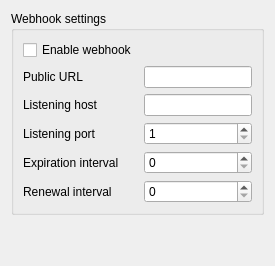
       <widget class="QWidget" name="tab_5">
        <attribute name="title">
         <string>Webhooks</string>
        </attribute>
        <layout class="QGridLayout" name="gridLayout">
         <item row="0" column="0">
          <widget class="QGroupBox" name="groupBox_9">
           <property name="toolTip">
            <string>&lt;html&gt;&lt;head/&gt;&lt;body&gt;&lt;p&gt;Refer to &lt;a href=&quot;https://github.com/abraunegg/onedrive/blob/master/docs/USAGE.md#use-webhook-to-subscribe-to-remote-updates-in-monitor-mode&quot;&gt;&lt;span style=&quot; text-decoration: underline; color:#5e81ac;&quot;&gt;webhook documentation&lt;/span&gt;&lt;/a&gt; for more details. &lt;/p&gt;&lt;/body&gt;&lt;/html&gt;</string>
           </property>
           <property name="title">
            <string>Webhook settings</string>
           </property>
           <layout class="QFormLayout" name="formLayout_2">
            <item row="1" column="0">
             <widget class="QLabel" name="label_webhook_public_url">
              <property name="text">
               <string>Public URL</string>
              </property>
             </widget>
            </item>
            <item row="1" column="1">
             <widget class="QLineEdit" name="lineEdit_webhook_public_url"/>
            </item>
            <item row="2" column="0">
             <widget class="QLabel" name="label_webhook_listening_host">
              <property name="text">
               <string>Listening host</string>
              </property>
             </widget>
            </item>
            <item row="2" column="1">
             <widget class="QLineEdit" name="lineEdit_webhook_listening_host"/>
            </item>
            <item row="3" column="0">
             <widget class="QLabel" name="label_webhook_listening_port">
              <property name="text">
               <string>Listening port</string>
              </property>
             </widget>
            </item>
            <item row="3" column="1">
             <widget class="QSpinBox" name="spinBox_webhook_listening_port">
              <property name="minimum">
               <number>1</number>
              </property>
              <property name="maximum">
               <number>65353</number>
              </property>
             </widget>
            </item>
            <item row="4" column="0">
             <widget class="QLabel" name="label_webhook_expiration_interval">
              <property name="text">
               <string>Expiration interval</string>
              </property>
             </widget>
            </item>
            <item row="4" column="1">
             <widget class="QSpinBox" name="spinBox_webhook_expiration_interval">
              <property name="maximum">
               <number>1000000</number>
              </property>
             </widget>
            </item>
            <item row="5" column="0">
             <widget class="QLabel" name="label_webhook_renewal_interval">
              <property name="text">
               <string>Renewal interval</string>
              </property>
             </widget>
            </item>
            <item row="5" column="1">
             <widget class="QSpinBox" name="spinBox_webhook_renewal_interval">
              <property name="maximum">
               <number>1000000</number>
              </property>
             </widget>
            </item>
            <item row="0" column="0">
             <widget class="QCheckBox" name="checkBox_webhook_enabled">
              <property name="text">
               <string>Enable webhook</string>
              </property>
             </widget>
            </item>
           </layout>
          </widget>
         </item>
         <item row="1" column="0">
          <spacer name="verticalSpacer">
           <property name="orientation">
            <enum>Qt::Vertical</enum>
           </property>
           <property name="sizeHint" stdset="0">
            <size>
             <width>20</width>
             <height>40</height>
            </size>
           </property>
          </spacer>
         </item>
        </layout>
       </widget>
